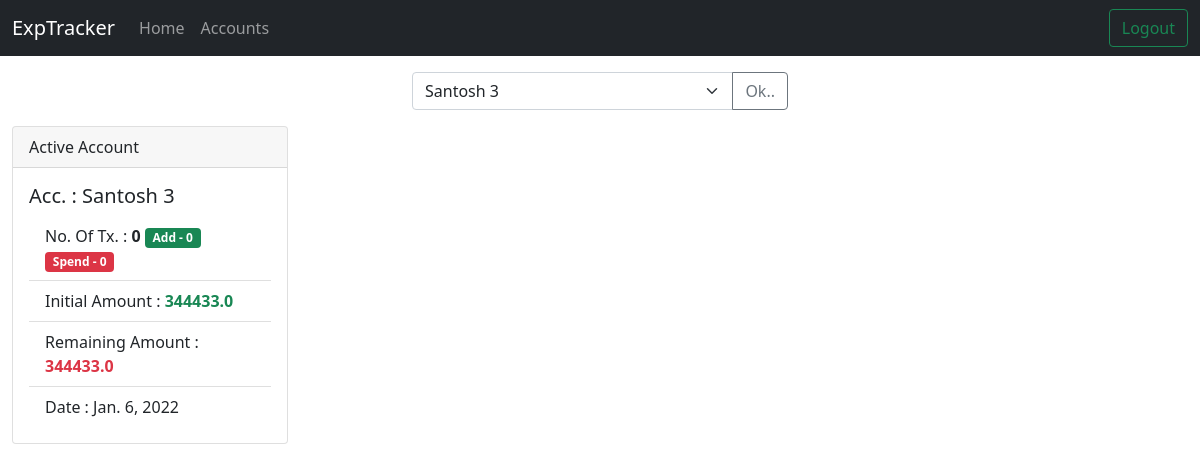
/mysite/alltransaction/ (signed in), run on the app's committed database.
### mysite/models.py (models this page shows, shortened)
class ExpAccounts(models.Model):
    acc_name = models.CharField('Account Name', max_length=100)
    acc_type = models.CharField(max_length=60, choices=[('personal', 'Personal'), ('commercial', 'Commercial'), ('other', 'Other')])
    initial_amount = models.FloatField(default=0.0)
    rem_amount = models.FloatField(default=0.0)
    status = models.IntegerField(default=0)
    date_created = models.DateField(default=timezone.now)
    user_acc = models.ForeignKey(User, on_delete=models.CASCADE)

### mysite/views.py (the view, shortened to what this page needs)
# urls.py: path('alltransaction/', all_transactions, name='alltransactions'),
@login_required
def all_transactions(request):
    try:
        active_acc = ExpAccounts.objects.filter(status=1, user_acc=request.user).get()
    except ExpAccounts.DoesNotExist:
        active_acc = None
    all_acc = ExpAccounts.objects.filter(user_acc=request.user)
    all_tx_data = ExpTransactions.objects.filter(exp_acc=active_acc)
    paginator = Paginator(all_tx_data, 10)
    page_number = request.GET.get('page')
    page_obj = paginator.get_page(page_number)
    no_of_tx = len(ExpTransactions.objects.filter(exp_acc=active_acc))
    spend_tx = len(ExpTransactions.objects.filter(exp_acc=active_acc, add_spend=0))
    add_tx = len(ExpTransactions.objects.filter(exp_acc=active_acc, add_spend=1))
    data = {
        'active_acc': active_acc,
        'all_acc': all_acc,
        'no_of_tx': no_of_tx,
        'spend_tx': spend_tx,
        'add_tx': add_tx,
        'page_obj': page_obj,
        }
    return render(request, 'mysite/pages/all_transactions.html', data)

### mysite/templates/mysite/pages/all_transactions.html (shortened to what this page needs)
{% extends 'mysite/base.html' %}
{% block navlist %}
<li class="nav-item">
  <a class="nav-link" href="{% url 'mysite:home' %}">Home</a>
</li>
<li class="nav-item">
  <a class="nav-link" href="{% url 'mysite:expaccounts' %}">Accounts</a>
</li>
{% endblock %}
{% block rightsidebtn %}
<div class="d-flex">
    <a href="{% url 'accounts:logout_user' %}" class="btn btn-outline-success"> Logout </a>
</div>
{% endblock %}
{% block content %}
<div class="container-fluid mt-3">
  <div class="row">
    <div class="col">
    </div>
    <div class="col">
      {% if all_acc %}
      <form action="" method="post">
      <div class="input-group mb-3">
        <select class="form-select" name="acc_id">
          {% for acc in all_acc %}
            {% if acc.status == 1 %}
            <option value="{{ acc.id }}" selected>{{ acc.acc_name|title }}</option>
            {% else %}
            <option value="{{ acc.id }}" >{{ acc.acc_name|title }}</option>
            {% endif %}
          {% endfor %}
        </select>
        <button class="btn btn-outline-secondary" type="submit" id="button-addon2">Ok..</button>
      </div>
    </form>
      {% endif %}
    </div>
    <div class="col">
    </div>
  </div>
  <div class="row">
    <div class="col-sm-12 col-md-12 col-lg-3 col-xl-3">
      {% if active_acc %}
      <div class="card">
        <div class="card-header">
          Active Account
        </div>
        <div class="card-body">
          <h5 class="card-title">Acc. : {{ active_acc.acc_name|title }}</h5>
          <ul class="list-group list-group-flush">
            <li class="list-group-item">No. Of Tx. : <b>{{ no_of_tx }}</b>
               <span class="badge bg-success text-end">Add - {{ add_tx }}</span>
               <span class="badge bg-danger text-end">Spend - {{ spend_tx }}</span></li>
            <li class="list-group-item">Initial Amount : <b class="text-success">{{ active_acc.initial_amount }}</b></li>
            <li class="list-group-item">Remaining Amount : <b class="text-danger">{{ active_acc.rem_amount }}</b></li>
            <li class="list-group-item">Date : {{ active_acc.date_created }}</li>
          </ul>
        </div>
      </div>
      {% endif %}
    </div>
    <div class="col-sm-12 col-md-12 col-lg-9 col-xl-9">
    </div>
  </div>
</div>
{% endblock %}

### mysite/templates/mysite/base.html (shortened to what this page needs)
<!doctype html>
<html lang="en">
  <head>
    <link href="https://cdn.jsdelivr.net/npm/bootstrap@5.1.3/dist/css/bootstrap.min.css" rel="stylesheet">
  </head>
  <body>
    {% block nav %}
    <nav class="navbar navbar-expand-lg navbar-dark bg-dark">
        <div class="container-fluid">
          <a class="navbar-brand" href="#">ExpTracker</a>
          <div class="collapse navbar-collapse" id="navbarSupportedContent">
            <ul class="navbar-nav me-auto mb-2 mb-lg-0">
              {% block navlist %}
              {% endblock %}
            </ul>
            {% block rightsidebtn %}
            {% endblock %}
          </div>
        </div>
      </nav>
    {% endblock %}
    {% block content %}
    {% endblock %}
  </body>
</html>

### data on the page
ExpAccounts: acc_name "Santosh 3", initial_amount "344433.0", rem_amount "344433.0", date_created "Jan. 6, 2022"

### other printed values
{{ no_of_tx }} "0"
{{ add_tx }} "0"
{{ spend_tx }} "0"
form field acc_id "Santosh 3"
